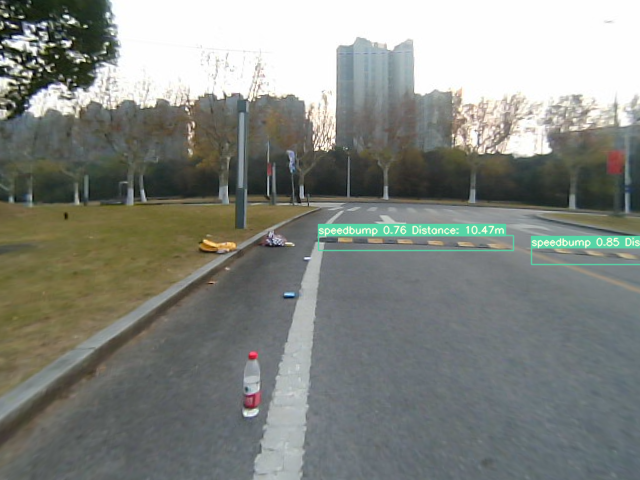
#> input picture yolov7/runs/detect/2.png, 640 x 480 px, found by its file name
$ python get_point_fromImg.py
#> lines starting #> are read from the running program, lines starting #| are printed output that depends on the picture
import cv2
import os
import yaml
import numpy as np

# 从YAML文件加载相机参数
def load_camera_params(yaml_path):
    with open(yaml_path, 'r') as f:
        params = yaml.safe_load(f)
    camera_matrix = np.array(params['camera_matrix'])
    distortion_coefficients = np.array(params['distortion_coefficients'])
    return camera_matrix, distortion_coefficients

camera_matrix, distortion_coefficient = load_camera_params('configs/intrinsic.yaml')

# 用于记录点击的点
points = []

def click_corner(event, x, y, flags, param):
    if event == cv2.EVENT_LBUTTONDOWN:
        # 将点击的点添加到points列表
        points.append((x, y))
        # 在图像上绘制该点
        coordinate = "%d,%d" % (x, y)
        cv2.circle(image, (x, y), 1, (255, 0, 0), thickness=-1)
        cv2.putText(image, coordinate, (x, y), cv2.FONT_HERSHEY_PLAIN,
                    1.0, (0,255,0), thickness=1)


if __name__ == '__main__':
    file = "assets/datasetvideos/2.png"

    # 检查文件是否存在
    if not os.path.exists(file):
        print(f"Error: The file at path '{file}' does not exist.")
        exit()

    image = cv2.imread(file)
#> image is the input picture: shape (480, 640, 3); mean B, G, R 129, 134.8, 131.2
    image = cv2.undistort(image, camera_matrix, distortion_coefficient)
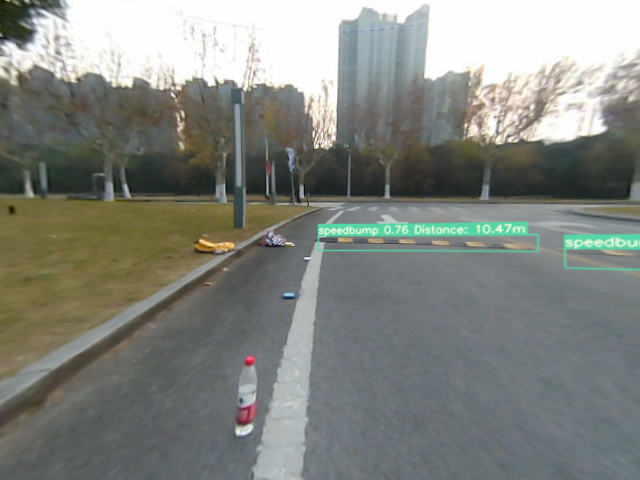
#> image: shape (480, 640, 3); mean B, G, R 127.1, 133, 129.8

    # 检查图像是否成功加载
    if image is None:
        print(f"Error: Failed to load image from '{file}'. Check the file path or integrity.")
        exit()

    cv2.destroyAllWindows()

    cv2.namedWindow("choosePoint")
    cv2.setMouseCallback("choosePoint", click_corner)

    while True:
        cv2.imshow("choosePoint", image)
        key = cv2.waitKey(1) & 0xff
#> (key q is pressed here)
        if key == ord('q') or key == ord('Q'):
            # 按下'q'时退出打印所有点击的点坐标
            print("Selected points:")
            for point in points:
                print(f"({point[0]}, {point[1]})")
            break

    cv2.destroyAllWindows()

$ run again, with yolov7/runs/detect/1.png copied over yolov7/runs/detect/2.png
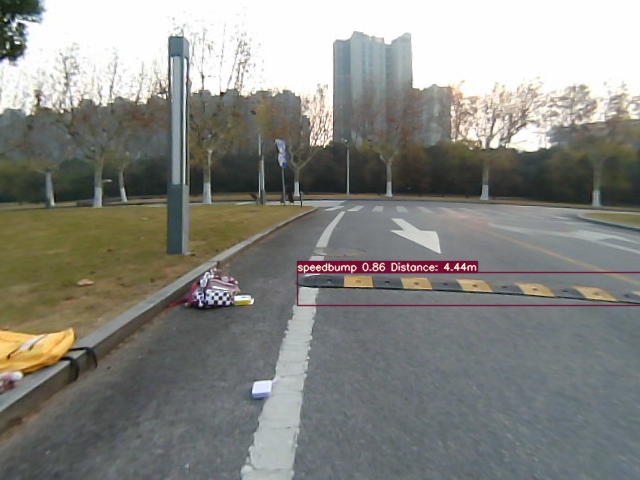
#> input picture yolov7/runs/detect/1.png, 640 x 480 px, found by its file name
#> image is the input picture: shape (480, 640, 3); mean B, G, R 129.6, 134.7, 134.3
#> `image = cv2.undistort(image, camera_matrix, distortion_coefficient)`:
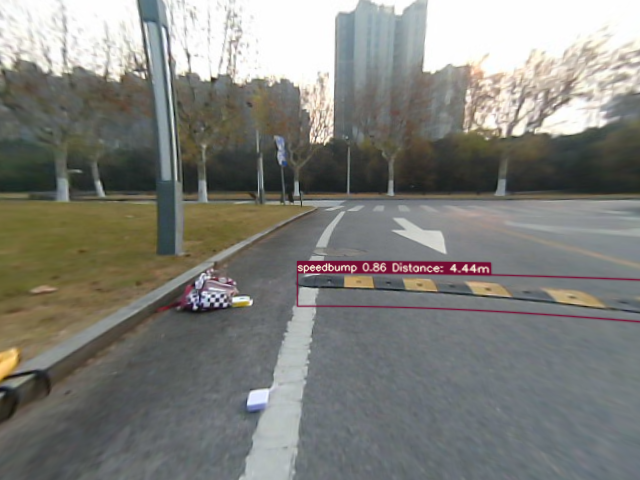
#> image: shape (480, 640, 3); mean B, G, R 122.8, 127.8, 127.6
